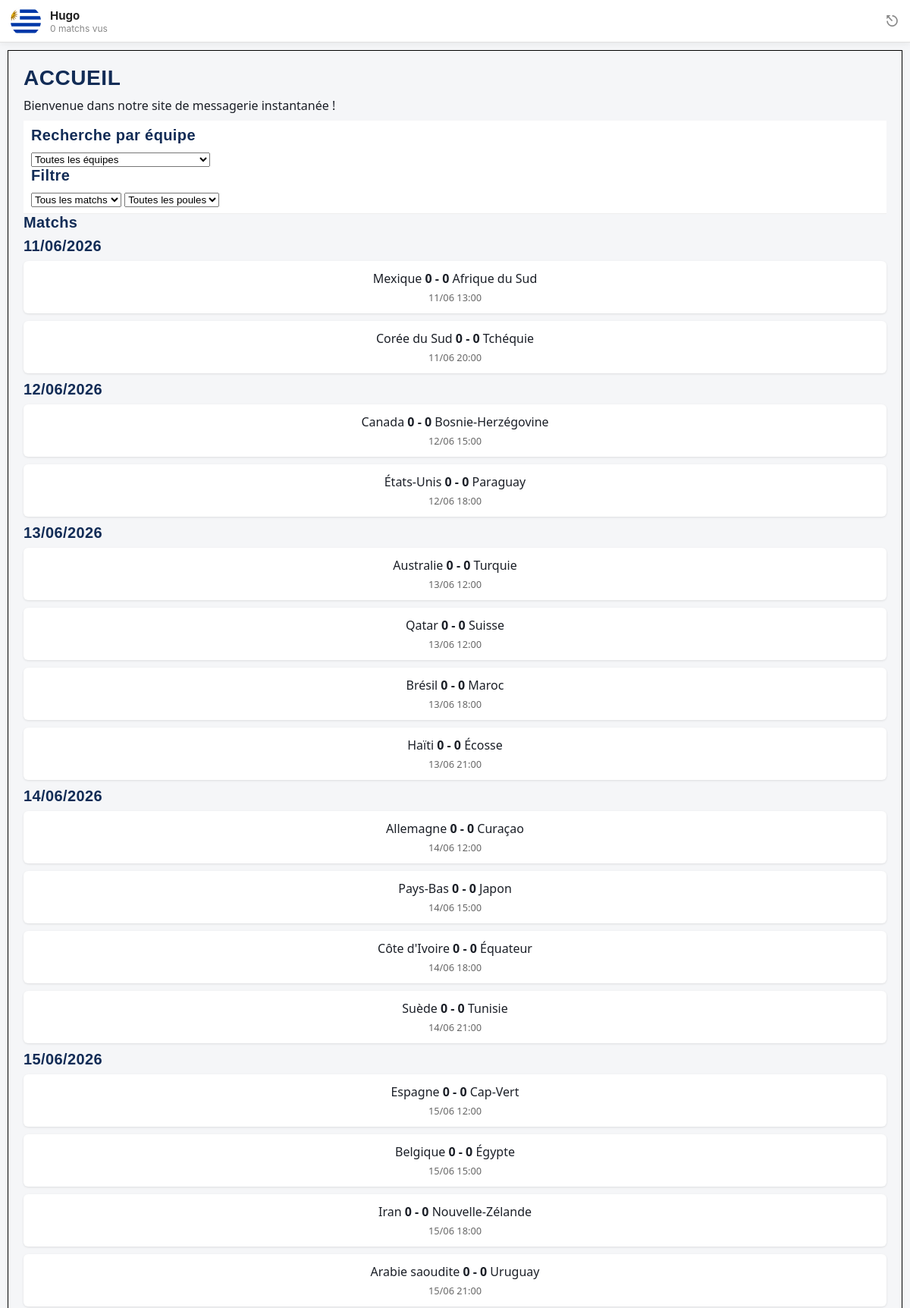
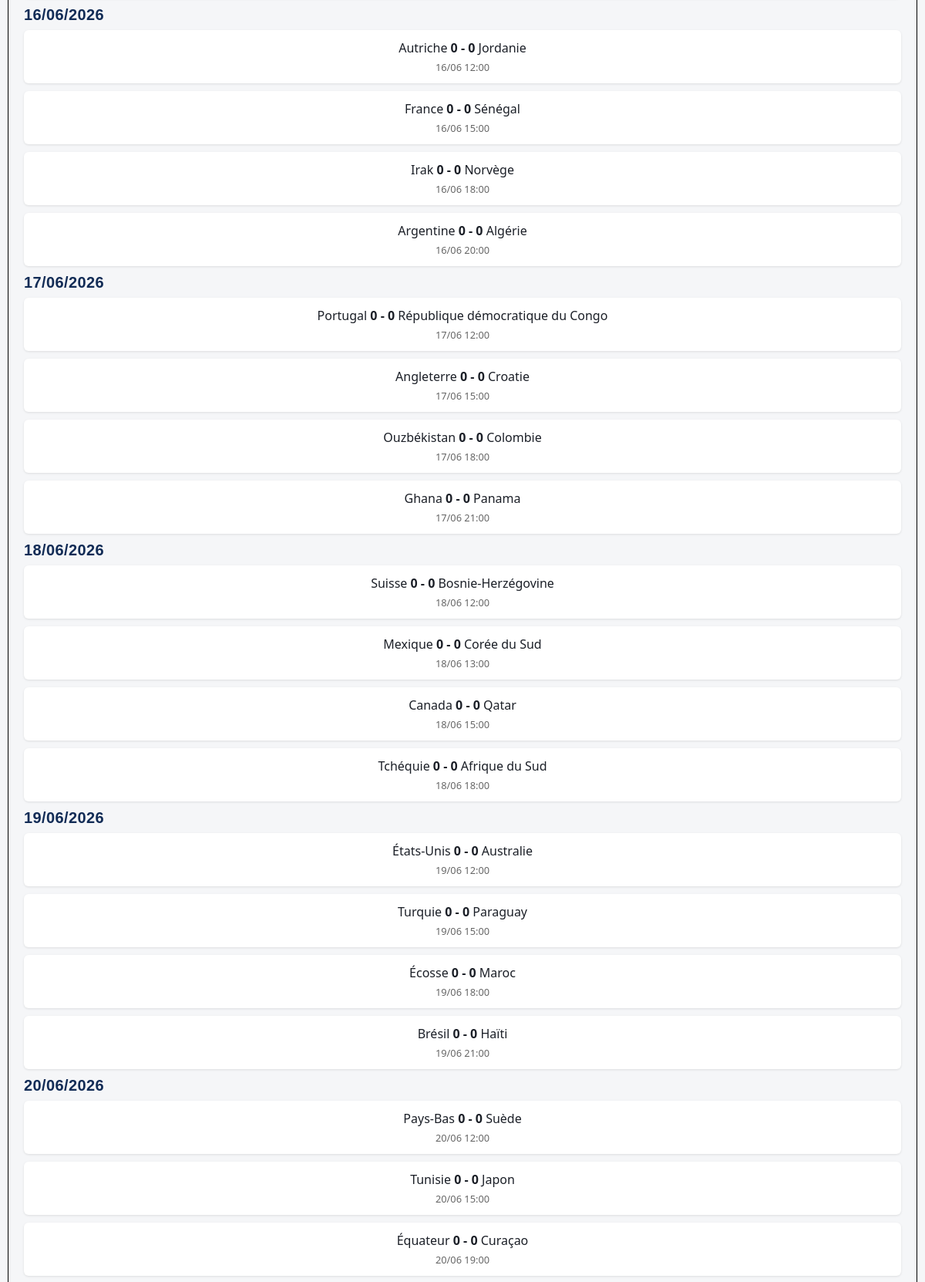
Screenshot of / (signed in, upper part) with the database file from the repository (2 pictures, top to bottom).
### tables this page shows
CREATE TABLE `UTILISATEUR` (
  `id` int NOT NULL,
  `pseudo` varchar(50) NOT NULL,
  `mot_de_passe` varchar(255) NOT NULL,
  `equipe_pref_id` int DEFAULT NULL,
  `joueur_pref_id` int DEFAULT NULL,
  `pdp` varchar(255) NOT NULL,
  `admin` tinyint(1) NOT NULL DEFAULT '0',
  `blacklist` tinyint(1) NOT NULL DEFAULT '0'
);

CREATE TABLE `MATCHS` (
  `id` int NOT NULL,
  `date_match` datetime NOT NULL,
  `equipe_dom_id` int DEFAULT NULL,
  `equipe_ext_id` int DEFAULT NULL,
  `score_dom` int DEFAULT '0',
  `score_ext` int DEFAULT '0',
  `mvpfifa_id` int NOT NULL DEFAULT '-1'
);

CREATE TABLE `EQUIPE` (
  `id` int NOT NULL,
  `nom` varchar(100) NOT NULL,
  `pays` varchar(100) NOT NULL,
  `poule` varchar(10) DEFAULT NULL,
  `image_drapeau` varchar(255) NOT NULL
);

### libs/maLibUtils.php (called while the page is built, shortened)
<?php
function valider($nom,$type="REQUEST")
{
	switch($type)
	{
		case 'REQUEST':
		if(isset($_REQUEST[$nom]) && !($_REQUEST[$nom] == ""))
			return proteger($_REQUEST[$nom]);
		break;
		case 'SESSION':
		if(isset($_SESSION[$nom]) && !($_SESSION[$nom] == ""))
			return $_SESSION[$nom];
		break;
	}
	return false;
}
?>

### libs/maLibSQL.pdo.php (called while the page is built, shortened)
<?php
function SQLGetChamp($sql)
{
	global $BDD_host;
	global $BDD_base;
	global $BDD_user;
	global $BDD_password;
	try {
		$dbh = new PDO("mysql:host=$BDD_host;dbname=$BDD_base", $BDD_user, $BDD_password);
	} catch (PDOException $e) {
		die("<font color=\"red\">SQLGetChamp: Erreur de connexion : " . $e->getMessage() . "</font>");
	}
	$dbh->exec("SET CHARACTER SET utf8");
	$res = $dbh->query($sql);
	$num = $res->rowCount();
	$res->setFetchMode(PDO::FETCH_NUM);
	$ligne = $res->fetch();
	if ($ligne == false) return false;
	else return $ligne[0];
}
function SQLSelect($sql)
{
 	global $BDD_host;
	global $BDD_base;
 	global $BDD_user;
 	global $BDD_password;
	try {
		$dbh = new PDO("mysql:host=$BDD_host;dbname=$BDD_base", $BDD_user, $BDD_password);
	} catch (PDOException $e) {
		die("<font color=\"red\">SQLSelect: Erreur de connexion : " . $e->getMessage() . "</font>");
	}
	$dbh->exec("SET CHARACTER SET utf8");
	$res = $dbh->query($sql);
	$num = $res->rowCount();
	if ($num==0) return false;
	else return $res;
}
function parcoursRs($result)
{
	if  ($result == false) return array();
	$result->setFetchMode(PDO::FETCH_ASSOC);
	while ($ligne = $result->fetch())
		$tab[]= $ligne;
	return $tab;
}
?>

### libs/modele.php (called while the page is built, shortened)
<?php
include_once(__DIR__ . "/maLibSQL.pdo.php");
function getProfil($idUser)
{
    $SQL = "SELECT U.id, U.pseudo, U.pdp, U.equipe_pref_id, U.joueur_pref_id,
				   E.nom AS equipe_nom, E.image_drapeau,
				   J.prenom AS joueur_prenom, J.nom AS joueur_nom, J.image_joueur
            FROM UTILISATEUR U
            LEFT JOIN EQUIPE E ON E.id = U.equipe_pref_id
            LEFT JOIN JOUEUR J ON J.id = U.joueur_pref_id
            WHERE U.id = '$idUser'";
    $rs = parcoursRs(SQLSelect($SQL));
    return (count($rs) > 0) ? $rs[0] : false;
}
function getStatsProfil($idUser)
{
    $nbVus = SQLGetChamp("SELECT COUNT(*) FROM AVIS_MATCH WHERE user_id='$idUser' AND vu_ou IS NOT NULL");
    if (!$nbVus) $nbVus = 0;
    $SQL = "SELECT J.prenom, J.nom, COUNT(*) AS nb
            FROM AVIS_MATCH A
            JOIN JOUEUR J ON J.id = A.mvp_id
            WHERE A.user_id='$idUser' AND A.mvp_id IS NOT NULL
            GROUP BY A.mvp_id ORDER BY nb DESC LIMIT 1";
    $rs = parcoursRs(SQLSelect($SQL));
    $mvp = (count($rs) > 0) ? $rs[0]['prenom'] . ' ' . $rs[0]['nom'] : 'Aucun';
    $SQL = "SELECT E.nom, COUNT(*) AS nb
            FROM AVIS_MATCH A
            JOIN MATCHS M ON M.id = A.match_id
            JOIN EQUIPE E ON E.id = M.equipe_dom_id OR E.id = M.equipe_ext_id
            WHERE A.user_id='$idUser' AND A.vu_ou IS NOT NULL
            GROUP BY E.id ORDER BY nb DESC LIMIT 1";
    $rs = parcoursRs(SQLSelect($SQL));
    $equipePlusVue = (count($rs) > 0) ? $rs[0]['nom'] : 'Aucune';
    $noteMoy = SQLGetChamp("SELECT ROUND(AVG(note_match),1) FROM AVIS_MATCH WHERE user_id='$idUser' AND note_match IS NOT NULL");
    if (!$noteMoy) $noteMoy = 'N/A';
    $nbStade = SQLGetChamp("SELECT COUNT(*) FROM AVIS_MATCH WHERE user_id='$idUser' AND vu_ou='stade'");
    if (!$nbStade) $nbStade = 0;
    return compact('nbVus', 'mvp', 'equipePlusVue', 'noteMoy', 'nbStade');
}
function listerEquipes()
{
    $SQL = "SELECT id, nom FROM EQUIPE ORDER BY nom";
    return parcoursRs(SQLSelect($SQL));
}
function listerPoules()
{
    return parcoursRS(SQLSelect("SELECT DISTINCT poule FROM EQUIPE
                                 WHERE poule IS NOT NULL ORDER BY poule"));
}
function listerMatchsFiltres($poule = '', $vus = false, $idUser = null)
{
    $sql = "SELECT m.id, e1.nom AS equipe_dom, e2.nom AS equipe_ext,
                   m.score_dom, m.score_ext, m.date_match
            FROM MATCHS m
            JOIN EQUIPE e1 ON m.equipe_dom_id = e1.id
            JOIN EQUIPE e2 ON m.equipe_ext_id = e2.id";
    $sql .= " WHERE 1=1";
    $sql .= " ORDER BY m.date_match ASC";
    return parcoursRS(SQLSelect($sql));
}
?>

### templates/accueil.php (the view, shortened to what this page needs)
<div id="corps">
<h1>Accueil</h1>
<p>Bienvenue dans notre site de messagerie instantanée !</p>
<?php
include_once("libs/modele.php");
$equipes = listerEquipes();
$poules  = listerPoules();
?>
<div class="controles-accueil">
<h2>Recherche par équipe</h2>
<form method="get" action="index.php">
    <select name="equipe_id" onchange="this.form.submit()">
        <option value="">Toutes les équipes</option>
    </select>
</form>
<?php
if (!isset($_GET['equipe_id']) || $_GET['equipe_id'] == "") { ?>
    <h2>Filtre</h2>
    <form method="get" action="index.php" style="display:inline">
        <select name="filtre" onchange="this.form.submit()">
            <option value="">Tous les matchs</option>
        </select>
        <select name="poule" onchange="this.form.submit()">
            <option value="">Toutes les poules</option>
        </select>
    </form>
<?php } ?>
</div>
<h2>Matchs</h2>
<?php
function afficherCarteMatch($match) {
    echo "<div class='match-card'>";
    echo "<a href='index.php?view=notation&id=".$match['id']."'>";
    echo "<span class='team-name'>" . $match['equipe_dom'] . "</span>";
    echo " <strong class='score'>" . ($match['score_dom'] !== null ? $match['score_dom'] : '-') . " - " . ($match['score_ext'] !== null ? $match['score_ext'] : '-') . "</strong> ";
    echo "<span class='team-name'>" . $match['equipe_ext'] . "</span>";
    echo "<div class='match-time'>" . date('d/m H:i', strtotime($match['date_match'])) . "</div>";
    echo "</a>";
    echo "</div>";
}
if (isset($_GET['equipe_id']) && $_GET['equipe_id'] != "")
{
    $tousLesMatchs = listerMatchsEquipe((int)$_GET['equipe_id']); ?>
    <h2>Tous les matchs de l'équipe</h2>
    <div class="liste">
    <?php
    foreach($tousLesMatchs as $match)
    {
        afficherCarteMatch($match);
    }
    ?>
    </div>
<?php }
else
{
    $idUser = valider("idUser", "SESSION");
    $vus    = (valider("filtre") == "vus");
    $poule  = valider("poule");
    $tousLesMatchs = listerMatchsFiltres($poule, $vus, $idUser);
    $aujourdhui   = date('Y-m-d');
    $dateCourante = null;
    ?>
    <div class="liste">
    <?php foreach ($tousLesMatchs as $match):
        $jour = date('Y-m-d', strtotime($match['date_match']));
        if ($jour !== $dateCourante):
            $dateCourante  = $jour;
            $estAujourdhui = ($jour === $aujourdhui);
    ?>
        <h2 <?= $estAujourdhui ? 'id="aujourdhui"' : '' ?>>
            <?= $estAujourdhui ? "Aujourd'hui" : date('d/m/Y', strtotime($jour)) ?>
        </h2>
    <?php endif; ?>
        <?php afficherCarteMatch($match); ?>
    <?php endforeach; ?>
    </div>
<?php } ?>
</div>

### templates/header.php (shortened to what this page needs)
<!DOCTYPE html PUBLIC "-//W3C//DTD XHTML 1.0 Strict//EN" "http://www.w3.org/TR/xhtml1/DTD/xhtml1-strict.dtd">
<html xmlns="http://www.w3.org/1999/xhtml">
<head>
	<link rel="stylesheet" type="text/css" href="css/style.css?v=6">
</head>
<body>
<?php
include_once "libs/modele.php";
?>
<div id="entete">
	<?php if (valider("connecte", "SESSION")) :
		$idMoi  = valider("idUser", "SESSION");
		$profil = getProfil($idMoi);
		$stats  = getStatsProfil($idMoi);
		$pp = $profil['pdp'] ? $profil['pdp'] : 'default.png';
	?>
		<img class="entete-pp" src="ressources/images_drapeaux/<?php echo htmlspecialchars($pp); ?>" alt="" />
		<div class="entete-info">
			<span class="entete-pseudo"><?php echo htmlspecialchars($profil['pseudo']); ?></span>
			<span class="entete-stat"><?php echo (int) $stats['nbVus']; ?> matchs vus</span>
		</div>
		<a class="entete-logout" href="controleur.php?action=Logout" aria-label="Déconnexion">⎋</a>
	<?php else : ?>
		<a class="entete-login" href="index.php?view=login">Se connecter</a>
	<?php endif; ?>
</div>

### css/style.css (style rules this page uses)
body { padding-top:56px; padding-bottom:70px; }
#corps { border :1px solid black; padding:20px; margin:10px; }
#entete { position: fixed; top:0; left:0; right:0; height: 56px; display: flex; align-items: center; gap: 12px; padding: 0 14px; background: #fff; border-bottom: 1px solid #e0e0e0; box-shadow: 0 2px 8px rgba(0,0,0,0.06); z-index: 1000; font-family: -apple-system, system-ui, sans-serif; }
.entete-pp { width:40px; height:40px; border-radius:50%; object-fit:cover; background:#eee; }
.entete-info { display:flex; flex-direction:column; flex:1; }
.entete-pseudo { font-weight:bold; font-size:15px; color:#222; }
.entete-stat { font-size:12px; color:#888; }
.entete-logout { font-size:20px; color:#888; text-decoration:none; }
.controles-accueil { position: sticky; top: 56px; background: #fff; z-index: 500; padding: 8px 10px; border-bottom: 1px solid #eee; }
:root { --color-primary: #122C56; --color-primary-light: #2C5AA0; --color-accent: #F0A202; --color-success: #2E8B57; --color-danger: #D7263D; --color-bg: #F5F6F8; --color-surface: #FFFFFF; --color-border: #E2E5EA; --color-text: #1B1F27; --color-text-muted: #6B7280; --color-on-primary: #FFFFFF; --font-display: 'Oswald', sans-serif; --font-body: 'Work Sans', system-ui, sans-serif; --container-width: 480px; --nav-height: 64px; --radius-sm: 6px; --radius-md: 12px; --radius-lg: 20px; --shadow-card: 0 2px 10px rgba(18, 44, 86, 0.08); --space-xs: 4px; --space-sm: 8px; --space-md: 16px; --space-lg: 24px; --space-xl: 32px; }
*, *::before, *::after { box-sizing: border-box; }
body { margin: 0; font-family: var(--font-body); color: var(--color-text); background: var(--color-bg); -webkit-font-smoothing: antialiased; }
h1, h2, h3, h4 { font-family: var(--font-display); font-weight: 600; margin: 0 0 var(--space-sm); letter-spacing: 0.02em; color: var(--color-primary); }
h1 { font-size: 28px; text-transform: uppercase; }
h2 { font-size: 20px; }
p { margin: 0 0 var(--space-sm); line-height: 1.5; }
a { color: var(--color-primary-light); text-decoration: none; }
.match-card { padding: var(--space-md); }
.match-card { background: #ffffff; padding: 12px; border-radius: 6px; margin-bottom: 10px; text-align: center; box-shadow: 0 1px 3px rgba(0,0,0,0.1); transition: transform 0.2s; }
.match-card a { text-decoration: none; color: inherit; display: block; }
.match-time { font-size: 0.8rem; color: #666; margin-top: 5px; }

### rows the page displays
utilisateur: pdp (picture), pseudo "Hugo"
matchs: date_match "11/06/2026", equipe_dom.nom "Mexique", score_dom "0", score_ext "0", equipe_ext.nom "Afrique du Sud", date_match "11/06 13:00"
matchs: equipe_dom.nom "Corée du Sud", score_dom "0", score_ext "0", equipe_ext.nom "Tchéquie", date_match "11/06 20:00"
matchs: date_match "12/06/2026", equipe_dom.nom "Canada", score_dom "0", score_ext "0", equipe_ext.nom "Bosnie-Herzégovine", date_match "12/06 15:00"
matchs: equipe_dom.nom "États-Unis", score_dom "0", score_ext "0", equipe_ext.nom "Paraguay", date_match "12/06 18:00"
matchs: date_match "13/06/2026", equipe_dom.nom "Australie", score_dom "0", score_ext "0", equipe_ext.nom "Turquie", date_match "13/06 12:00"
matchs: equipe_dom.nom "Qatar", score_dom "0", score_ext "0", equipe_ext.nom "Suisse", date_match "13/06 12:00"
matchs: equipe_dom.nom "Brésil", score_dom "0", score_ext "0", equipe_ext.nom "Maroc", date_match "13/06 18:00"
matchs: equipe_dom.nom "Haïti", score_dom "0", score_ext "0", equipe_ext.nom "Écosse", date_match "13/06 21:00"
matchs: date_match "14/06/2026", equipe_dom.nom "Allemagne", score_dom "0", score_ext "0", equipe_ext.nom "Curaçao", date_match "14/06 12:00"
matchs: equipe_dom.nom "Pays-Bas", score_dom "0", score_ext "0", equipe_ext.nom "Japon", date_match "14/06 15:00"
matchs: equipe_dom.nom "Côte d'Ivoire", score_dom "0", score_ext "0", equipe_ext.nom "Équateur", date_match "14/06 18:00"
matchs: equipe_dom.nom "Suède", score_dom "0", score_ext "0", equipe_ext.nom "Tunisie", date_match "14/06 21:00"
matchs: date_match "15/06/2026", equipe_dom.nom "Espagne", score_dom "0", score_ext "0", equipe_ext.nom "Cap-Vert", date_match "15/06 12:00"
matchs: equipe_dom.nom "Belgique", score_dom "0", score_ext "0", equipe_ext.nom "Égypte", date_match "15/06 15:00"
matchs: equipe_dom.nom "Iran", score_dom "0", score_ext "0", equipe_ext.nom "Nouvelle-Zélande", date_match "15/06 18:00"
matchs: equipe_dom.nom "Arabie saoudite", score_dom "0", score_ext "0", equipe_ext.nom "Uruguay", date_match "15/06 21:00"
matchs: date_match "16/06/2026", equipe_dom.nom "Autriche", score_dom "0", score_ext "0", equipe_ext.nom "Jordanie", date_match "16/06 12:00"
matchs: equipe_dom.nom "France", score_dom "0", score_ext "0", equipe_ext.nom "Sénégal", date_match "16/06 15:00"
matchs: equipe_dom.nom "Irak", score_dom "0", score_ext "0", equipe_ext.nom "Norvège", date_match "16/06 18:00"
matchs: equipe_dom.nom "Argentine", score_dom "0", score_ext "0", equipe_ext.nom "Algérie", date_match "16/06 20:00"
matchs: date_match "17/06/2026", equipe_dom.nom "Portugal", score_dom "0", score_ext "0", equipe_ext.nom "République démocratique du Congo", date_match "17/06 12:00"
matchs: equipe_dom.nom "Angleterre", score_dom "0", score_ext "0", equipe_ext.nom "Croatie", date_match "17/06 15:00"
matchs: equipe_dom.nom "Ouzbékistan", score_dom "0", score_ext "0", equipe_ext.nom "Colombie", date_match "17/06 18:00"
matchs: equipe_dom.nom "Ghana", score_dom "0", score_ext "0", equipe_ext.nom "Panama", date_match "17/06 21:00"
matchs: date_match "18/06/2026", equipe_dom.nom "Suisse", score_dom "0", score_ext "0", equipe_ext.nom "Bosnie-Herzégovine", date_match "18/06 12:00"
matchs: equipe_dom.nom "Mexique", score_dom "0", score_ext "0", equipe_ext.nom "Corée du Sud", date_match "18/06 13:00"
matchs: equipe_dom.nom "Canada", score_dom "0", score_ext "0", equipe_ext.nom "Qatar", date_match "18/06 15:00"
matchs: equipe_dom.nom "Tchéquie", score_dom "0", score_ext "0", equipe_ext.nom "Afrique du Sud", date_match "18/06 18:00"
matchs: date_match "19/06/2026", equipe_dom.nom "États-Unis", score_dom "0", score_ext "0", equipe_ext.nom "Australie", date_match "19/06 12:00"
matchs: equipe_dom.nom "Turquie", score_dom "0", score_ext "0", equipe_ext.nom "Paraguay", date_match "19/06 15:00"
matchs: equipe_dom.nom "Écosse", score_dom "0", score_ext "0", equipe_ext.nom "Maroc", date_match "19/06 18:00"
matchs: equipe_dom.nom "Brésil", score_dom "0", score_ext "0", equipe_ext.nom "Haïti", date_match "19/06 21:00"
matchs: date_match "20/06/2026", equipe_dom.nom "Pays-Bas", score_dom "0", score_ext "0", equipe_ext.nom "Suède", date_match "20/06 12:00"
matchs: equipe_dom.nom "Tunisie", score_dom "0", score_ext "0", equipe_ext.nom "Japon", date_match "20/06 15:00"
matchs: equipe_dom.nom "Équateur", score_dom "0", score_ext "0", equipe_ext.nom "Curaçao", date_match "20/06 19:00"

### other values shown
$stats['nbVus'] "0"
